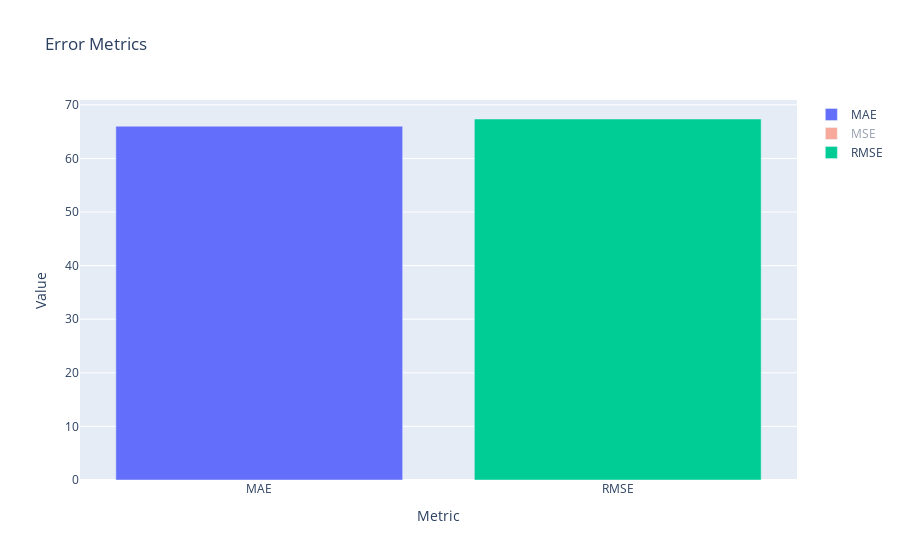

The code cell stored with this chart in its notebook:
### Code cell
import plotly.graph_objs as go

# Örnek veriler
hata = {
    'Metrics': ['MAE', 'MSE', 'RMSE'],
    'Values': [mae, mse, rmse]
}
# Bar grafiği oluşturun ve efsane (legend) özelliğini aktifleştirin
traces = []
for metric, value in zip(hata['Metrics'], hata['Values']):
    traces.append(go.Bar(x=[metric], y=[value], name=metric))

fig = go.Figure(data=traces)
fig.update_layout(
    title='Error Metrics',
    xaxis_title='Metric',
    yaxis_title='Value',
    showlegend=True  # Efsaneyi göster
)

# Grafiği göster
fig.show()

### Figure 1 — Plotly figure (JSON) as saved in the notebook; plotly's stock layout.template omitted (floating-point values rounded to 4 significant figures)
{"data": [{"name": "MAE", "type": "bar", "x": ["MAE"], "y": [66.01]}, {"name": "MSE", "type": "bar", "visible": "legendonly", "x": ["MSE"], "y": [4537.0]}, {"name": "RMSE", "type": "bar", "x": ["RMSE"], "y": [67.36]}], "layout": {"autosize": true, "showlegend": true, "title": {"text": "Error Metrics"}, "xaxis": {"autorange": true, "range": [-0.5, 1.5], "title": {"text": "Metric"}, "type": "category"}, "yaxis": {"autorange": true, "range": [0, 70.91], "title": {"text": "Value"}, "type": "linear"}}}
